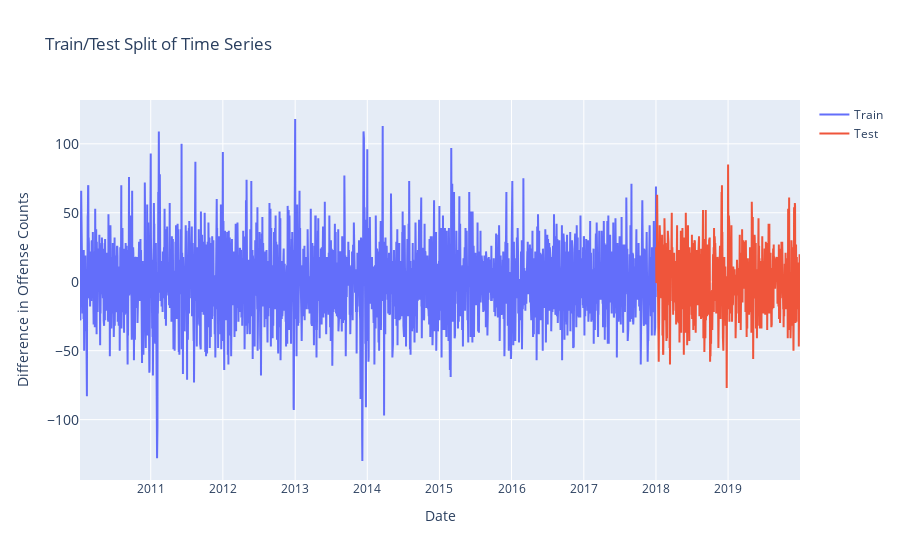

The cell this chart's notebook holds for it:
### Code cell
# Plot of Train/Test Split of Seasonal Difference in Offense counts:

fig = go.Figure()
fig.add_trace(go.Scatter(x=train_diff.index, y=train_diff, mode='lines', name="Train"))
fig.add_trace(go.Scatter(x=test_diff.index, y=test_diff, mode='lines', name="Test"))
fig.update_layout(
    yaxis_title="Difference in Offense Counts", 
    xaxis_title="Date",
    title="Train/Test Split of Time Series",
    yaxis = dict(tickfont = dict(size=14))
)
fig.show()

### Figure 1 — Plotly figure (JSON) as saved in the notebook; plotly's stock layout.template omitted (floating-point values rounded to 4 significant figures; data arrays with more than 128 entries replaced by an {"elided": "..."} marker saying what was removed)
{"data": [{"mode": "lines", "name": "Train", "type": "scatter", "x": {"elided": "2916 str values"}, "y": {"elided": "2916 int values"}}, {"mode": "lines", "name": "Test", "type": "scatter", "x": {"elided": "729 str values"}, "y": {"elided": "729 int values"}}], "layout": {"title": {"text": "Train/Test Split of Time Series"}, "xaxis": {"title": {"text": "Date"}}, "yaxis": {"tickfont": {"size": 14}, "title": {"text": "Difference in Offense Counts"}}}}
